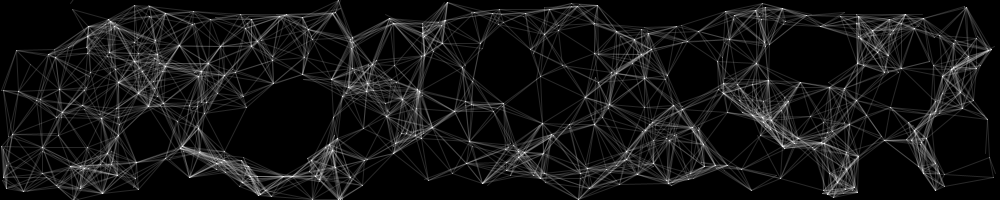
Frame 1 (no input)
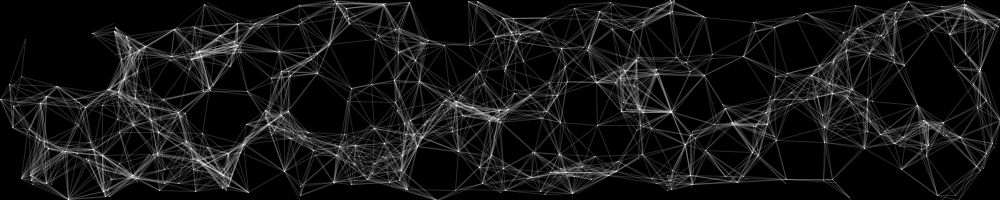
Frame 60 (the mouse pressed at the canvas centre just before this capture)
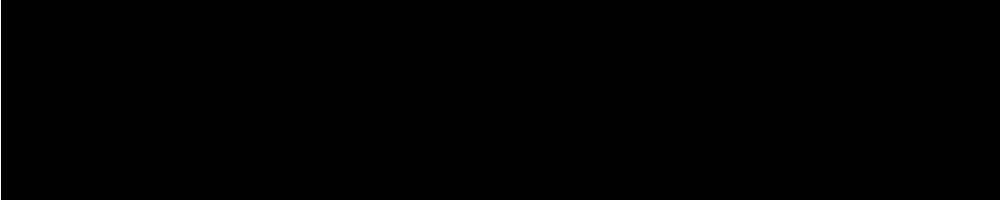
Frame 120 (the mouse held since frame 60 and released just before this capture)

The Processing sketch that drew these frames (run headless with seeded random() and noise(); from frame 60 on, the mouse is pressed at the canvas centre):

// Processing sketch: interaction
// ── interaction.pde
int numObj = 400;
int speedThreshold = 5;
 
float[] x = new float[numObj];
float[] y = new float[numObj];
float[] speedX = new float[numObj];
float[] speedY = new float[numObj];

ArrayList<Ball> balls = new ArrayList();
 
void setup(){
  size(1000, 200);
  background(0);
  smooth();
   
  for (int i=0; i<numObj; i++) {
    PVector position = new PVector(random(width), random(height));
    PVector speed = new PVector(random(-speedThreshold, speedThreshold), random(-speedThreshold, speedThreshold));
    Ball ball = new Ball(10, position, speed);
    
    balls.add(ball);
  }  
}
 
void draw(){
  background(0);
 
  for (int i = 0; i < balls.size(); i++) {
    stroke(0);
    Ball ball1 = balls.get(i);
    ball1.update();
    
    int limit = 10;
    
    for(int j = 0; j < balls.size(); j++){
      Ball ball2 = balls.get(j);
      float dist = PVector.dist(ball1.getPosition(), ball2.getPosition());
       
      if (limit > 0 && dist < 50) {
       stroke(255,255,255,40);
       strokeWeight(1);
       line(ball1.getPosition().x,
            ball1.getPosition().y,
            ball2.getPosition().x,
            ball2.getPosition().y);
            
            limit--;
      }
    }
  }
}
// ── Ball.pde
class Ball {
  int _radius;
  PVector _position;
  PVector _speed;
  int threshold = 80;
  
  Ball(int radius, PVector position, PVector speed) {
    _position = position;
    _radius = radius;
    _speed = speed;
  }

  void update() {
    if (mousePressed) {
      PVector dir = PVector.sub(_position, new PVector(mouseX, mouseY));
      dir.normalize();
      dir.mult(20);
      PVector tempSpeed = _speed.copy();
      tempSpeed.add(dir);
      _position.add(tempSpeed);
    } else {
      _position.add(_speed);
    }
    
    if(width < _position.x || 0 > _position.x)  {
      _speed.x *= -1;
      
      if (0 > _position.x) {
        _position.x = 0; 
      } else {
        _position.x = width;
      }
    }
    if(height < _position.y ||0 > _position.y)  {
      _speed.y *= -1;
      
      if (0 > _position.y) {
        _position.y = 0; 
      } else {
        _position.y = height;
      }
    }
    
    if (_position.x > mouseX - threshold
     && _position.x < mouseX + threshold
     && _position.y > mouseY - threshold
     && _position.y < mouseY + threshold) {
     //x[i] += (speedX[i] * (x[i] - mouseX) * 0.1);
     //y[i] += (speedY[i] * (y[i] - mouseY) * 0.1); 
     _position.x +=  (_speed.x * 8);
     _position.y +=  (_speed.y * 8);
    }
  }
  
  void draw() {
    fill(0);
    ellipse(_position.x, _position.y, _radius, _radius);
  }
  
  PVector getPosition() {
    return _position;
  }
}
